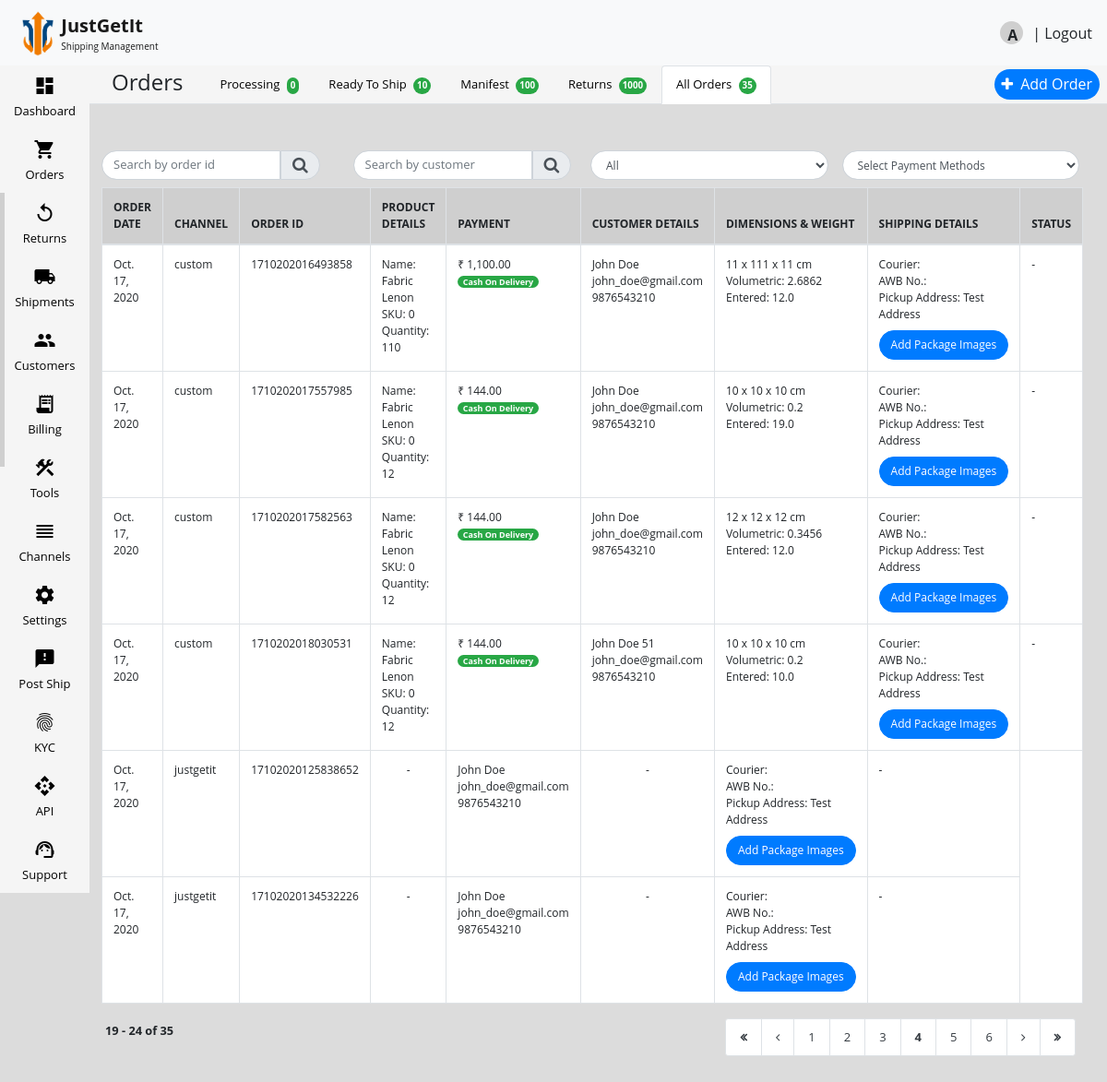
Page /ship/orders/?page=4 on the committed database.
### jgiship/models.py (models this page shows, shortened)
class Order(models.Model):
    id = models.IntegerField(primary_key=True)
    buyer = models.ForeignKey(Buyer, on_delete=models.DO_NOTHING, null=True, blank=True, related_name='buyer_order')
    order_date = models.DateField()
    order_channel = models.CharField(max_length=40)

class Product(models.Model):
    order = models.ForeignKey(Order, on_delete=models.CASCADE,  related_name='product_order')
    product_name = models.CharField(max_length=20)
    sku = models.IntegerField(null=True, blank=True)
    quantity = models.IntegerField()
    unit_price = models.FloatField()
    tax_rate = models.FloatField(null=True, blank=True)
    hsn = models.IntegerField(null=True, blank=True)
    discount = models.FloatField(null=True, blank=True)
    product_category = models.CharField(max_length=30, null=True, blank=True)
    payment_method = models.CharField(max_length=10)
    sub_total = models.FloatField()
    shipping_charge = models.FloatField(null=True, blank=True)
    giftwrap_charge = models.FloatField(null=True, blank=True)
    transaction_charge = models.FloatField(null=True, blank=True)
    extra_discount = models.FloatField(null=True, blank=True)
    total = models.CharField(max_length=20)

class Buyer(models.Model):
    user = models.ForeignKey(User, on_delete=models.DO_NOTHING)
    buyer_name = models.CharField(max_length=100)
    phone_number = models.IntegerField()
    alternate_phone_number = models.IntegerField(default=0, null=True, blank=True)
    email_id = models.EmailField(max_length=100)
    address_line1 = models.CharField(max_length=1000)
    address_line2 = models.CharField(max_length=1000)
    pincode = models.IntegerField()
    city = models.CharField(max_length=30)
    state = models.CharField(max_length=30)
    country = models.CharField(max_length=20)
    company_name = models.CharField(max_length=30, null=True, blank=True)
    same_billing_address = models.BooleanField(default=True)
    billing_buyer_name  = models.CharField(max_length=100)
    billing_phone_number = models.IntegerField()
    billing_email_id = models.EmailField(max_length=100)
    billing_address_line1 = models.CharField(max_length=1000)
    billing_address_line2 = models.CharField(max_length=1000)
    billing_pincode = models.IntegerField()
    billing_city = models.CharField(max_length=30)
    billing_state = models.CharField(max_length=30)
    billing_country = models.CharField(max_length=20)

class PackageMetrics(models.Model):
    order = models.ForeignKey(Order, on_delete=models.CASCADE, related_name='package_metrics_order')
    weight = models.FloatField()
    length = models.FloatField()
    width = models.FloatField()
    height = models.FloatField()
    volumetric_weight = models.CharField(max_length=20)
    package_id = models.CharField(max_length=10)

class SelectedAddress(models.Model):
    address = models.ForeignKey(PickupAddress, on_delete=models.CASCADE, related_name='pickupaddress')
    is_supplier_address = models.BooleanField(default=False)

class PickupAddress(models.Model):
    user = models.ForeignKey(User, on_delete=models.CASCADE, related_name='pickupaddress_order')
    address_nickname = models.CharField(max_length=20)
    contact_name = models.CharField(max_length=30)
    phone_number = models.IntegerField()
    address_line1 = models.CharField(max_length=1000)
    address_line2 = models.CharField(max_length=1000)
    pincode = models.IntegerField()
    city = models.CharField(max_length=20)
    state = models.CharField(max_length=30)
    email = models.EmailField(max_length=50)

### jgiship/views.py (the view)
# urls.py: path('orders/', views.orders, name='orders')
def orders(request):
    if 'phone_number' in request.GET and request.GET['phone_number']:
        phone_number = request.GET['phone_number']
        buyer_list = Buyer.objects.filter(phone_number=phone_number)
        buyer_id_list = []
        buyer_id_list.append(buyer_list)
        order_list = Order.objects.filter(buyer__in=buyer_id_list[0]).order_by('-order_date')
    elif 'payment_method' in request.GET and request.GET['payment_method']:
        payment_method = request.GET['payment_method']
        product_list = Product.objects.filter(payment_method=payment_method)
        payment_id_list = []
        payment_id_list.append(product_list)
        order_list = Order.objects.filter(product_order__in=payment_id_list[0]).order_by('-order_date')
    elif 'date_filter' in request.GET and request.GET['date_filter']:
        counter = request.GET['date_filter']
        date_filter = datetime.now() - timedelta(days=int(counter))
        order_list = Order.objects.filter(order_date__gte=date_filter).order_by('-order_date')
    else:
        order_list = Order.objects.all().order_by('-order_date')
    filter = OrderIdFilter(request.GET, queryset=order_list)
    order_filter = OrderIdFilter(request.GET, queryset=order_list).qs
    paginator = Paginator(order_filter, 6)
    page = request.GET.get('page')
    try:
        response = paginator.page(page)
    except PageNotAnInteger:
        response = paginator.page(1)
    except EmptyPage:
        response = paginator.page(paginator.num_pages)
    first_item_number = 6 * (response.number - 1) + 1
    context = {'title': 'Previous Orders',
                'process_order_active': False,
                'generate_pickup_page': False,
                'manifest_page': False,
                'order_id_filter': filter,
                'orders_page': True,
                'order_list':response,
                'page_size': 6,
                'first_item_number': first_item_number
                }
    return render(request, 'jgiship/orders.html', context)

### jgiship/templates/jgiship/orders.html (shortened to what this page needs)
{% extends 'jgiship/base.html' %}
{% load mathfilters %}
{% load humanize %}
{% block content %}
<div class="row mb-2">
    <div class="col-3">
        <div class="input-group md-form form-sm form-2">
            <form method="get" class="form-inline w-100" id="search_filter">
                <input type="text" name="id" placeholder="Search by order id" autocomplete="false"
                       class="form-control my-0 py-1 border-radius-left-30px font-12 w-80" id="id_id">
                <button class="input-group-text lighten-3 border-radius-right-30px font-18" type="submit">
                    <i class="fa fa-search text-grey" aria-hidden="true"></i>
                </button>
            </form>
        </div>
    </div>
    <div class="col-3">
        <div class="input-group md-form form-sm form-2">
            <form method="get" class="form-inline w-100" id="phone_number_filter">
                <input type="text" name="phone_number" placeholder="Search by customer" autocomplete="false"
                       class="form-control my-0 py-1 border-radius-left-30px font-12 w-80" id="id_phone_number">
                <button class="input-group-text lighten-3 border-radius-right-30px font-18" type="submit">
                    <i class="fa fa-search text-grey" aria-hidden="true"></i>
                </button>
            </form>
        </div>
    </div>
    <div class="col-3 pl-0">
        <div class="input-group md-form form-sm form-2">
            <form method="get" class="w-100" id="order_date_filter">
                <select class="form-control border-radius-30px font-12" name="date_filter"
                        onchange="this.form.submit()">
                    <option value="all">All</option>
                </select>
            </form>
        </div>
    </div>
    <div class="col-3 pl-0">
        <div class="input-group md-form form-sm form-2">
            <form method="get" class="w-100" id="payment_method_filter">
                <select class="form-control border-radius-30px font-12" name="payment_method"
                        onchange="this.form.submit()">
                    <option value="">Select Payment Methods</option>
                </select>
            </form>
        </div>
    </div>
</div>
<table id="orders_table" class="table table-bordered bg-white font-12">
    <thead>
    <tr class="bg-grey">
        <th>ORDER DATE</th>
        <th>CHANNEL</th>
        <th>ORDER ID</th>
        <th>PRODUCT DETAILS</th>
        <th>PAYMENT</th>
        <th>CUSTOMER DETAILS</th>
        <th>DIMENSIONS & WEIGHT</th>
        <th>SHIPPING DETAILS</th>
        <th>STATUS</th>
    </tr>
    </thead>
    <tbody>
    {% for order in order_list %}
    <tr>
        <td>{{order.order_date}}</td>
        <td>{{order.order_channel}}</td>
        <td>{{order.id}}</td>
        {% for product in order.product_order.all %}
        <td>
            Name: {{product.product_name}}<br>
            SKU: {{product.sku}}<br>
            Quantity: {{product.quantity}}
        </td>
        <td>
            ₹ {{product.total|floatformat:2|intcomma}}<br>
            <span class="badge bg-success text-white badge-pill">
                {% if product.payment_method == 'cod' %}Cash On Delivery{% else %}Prepaid{% endif %}
            </span>
        </td>
        {% empty %}
        <td class="text-center">-</td>
        {% endfor %}
        <td>
            {{order.buyer.buyer_name}}<br>
            {{order.buyer.email_id}}<br>
            {{order.buyer.phone_number}}
        </td>
        {% for package in order.package_metrics_order.all %}
        <td>
            {{package.length|floatformat:0}} x {{package.width|floatformat:0}} x {{package.height|floatformat:0}} cm<br>
            Volumetric: {{package.volumetric_weight}}<br>
            Entered: {{package.weight}}
        </td>
        {% empty %}
        <td class="text-center">-</td>
        {% endfor %}
        {% for address_list in order.buyer.user.pickupaddress_order.all %}
        {% for selected_address in address_list.pickupaddress.all %}
        {% if selected_address.is_supplier_address == True %}
        <td>
            Courier: <br>
            AWB No.: <br>
            Pickup Address: {{selected_address.address.address_nickname}}
            <input type="button" class="btn btn-primary font-12 border-radius-30px mt-2" value="Add Package Images">
        </td>
        {% endif %}
        {% endfor %}
        {% endfor %}
        <td>-</td>
    </tr>
    {% empty %}
    <tr class="text-center">
        <td colspan="9" class="py-5">No Order Data Available</td>
    </tr>
    {% endfor %}
    </tbody>
</table>
<div class="row mx-1">
    <div class="col-md-6 pl-0 mb-2">
        <b>
            {% if order_list.paginator.count > 0 %}
            <small class="font-bold">
                {{ first_item_number }}
                -
                {% if page_size|mul:order_list.number > order_list.paginator.count %}
                {{ order_list.paginator.count }}
                {% else %}
                {{ page_size|mul:order_list.number }}
                {% endif %}
                of
                {{ order_list.paginator.count }}
            </small>
            {% endif %}
        </b>
    </div>
    <div class="col-md-6 pr-0">
        <nav class="float-right">
            {% if order_list.paginator.count > page_size and order_list.paginator.count > 0 %}
            <ul class="pagination pagination-sm">
                {% if order_list.has_previous %}
                <li class="page-item">
                    <a class="page-link text-dark" href="?page=1">
                        <i class="fa fa-angle-double-left font-bold"></i>
                    </a>
                </li>
                <li class="page-item">
                    <a class="page-link text-dark" href="?page={{ order_list.previous_page_number }}"
                       tabindex="-1">
                        <i class="fa fa-angle-left"></i>
                    </a>
                </li>
                {% endif %}
                {% for page in order_list.paginator.page_range %}
                {% if page == order_list.number %}
                <li class="page-item disabled">
                    <a class="page-link text-dark bg-custom font-bold" href="#">
                        {{ page }}
                    </a>
                </li>
                {% elif page <= order_list.number|add:3 and page >= order_list.number|add:-3 %}
                <li class="page-item"><a class="page-link text-dark" href="?page={{ page }}">{{ page }}</a>
                </li>
                {% endif %}
                {% endfor %}
                {% if order_list.has_next %}
                <li class="page-item">
                    <a class="page-link text-dark" href="?page={{ order_list.next_page_number }}">
                        <i class="fa fa-angle-right"></i>
                    </a>
                </li>
                <li class="page-item">
                    <a class="page-link text-dark" href="?page={{ order_list.paginator.num_pages }}">
                        <i class="fa fa-angle-double-right font-bold"></i>
                    </a>
                </li>
                {% endif %}
            </ul>
            {% endif %}
        </nav>
    </div>
</div>
{% endblock %}

### static/css/style.css (style rules this page uses)
body { background: #DCDCDC!important; font-family: 'Open Sans',sans-serif!important; }
#menu ul { list-style-type:none; }
.font-bold { font-weight: bold!important; }
.float-right { float: right!important; }
#add_order_page input[type=text], input[type=password], input[type=email], input[type=number], input[type=date], input[type=file], select, button { border-radius: 30px!important; font-size: 13px!important; }
::placeholder { font-size: 13px!important; }
select { font-size: 13px!important; }
.font-12 { font-size: 12px!important; }
.font-18 { font-size: 18px!important; }
.w-80 { width: 80%!important; }
.bg-grey { background: #cfcfcf!important; }
.border-radius-30px { border-radius: 30px!important; }
.border-radius-left-30px { border-radius: 30px 0px 0px 30px!important; }
.border-radius-right-30px { border-radius: 0px 30px 30px 0px!important; }

### static/css/map.css (style rules this page uses)
html, body { height: 100%; margin: 0; padding: 0; }

### rows in the picture
Order: order_date "Oct. 17, 2020", order_channel "custom", id "1710202016493858", buyer.buyer_name "John Doe", buyer.email_id "john_doe@gmail.com", buyer.phone_number "9876543210"
Product: product_name "Fabric Lenon", sku "0", quantity "110", total "1,100.00", payment_method "Cash On Delivery"
PackageMetrics: length "11", width "111", height "11", volumetric_weight "2.6862", weight "12.0"
SelectedAddress: address.address_nickname "Test Address"
Order: order_date "Oct. 17, 2020", order_channel "custom", id "1710202017557985", buyer.buyer_name "John Doe", buyer.email_id "john_doe@gmail.com", buyer.phone_number "9876543210"
Product: product_name "Fabric Lenon", sku "0", quantity "12", total "144.00", payment_method "Cash On Delivery"
PackageMetrics: length "10", width "10", height "10", volumetric_weight "0.2", weight "19.0"
Order: order_date "Oct. 17, 2020", order_channel "custom", id "1710202017582563", buyer.buyer_name "John Doe", buyer.email_id "john_doe@gmail.com", buyer.phone_number "9876543210"
Product: product_name "Fabric Lenon", sku "0", quantity "12", total "144.00", payment_method "Cash On Delivery"
PackageMetrics: length "12", width "12", height "12", volumetric_weight "0.3456", weight "12.0"
Order: order_date "Oct. 17, 2020", order_channel "custom", id "1710202018030531", buyer.buyer_name "John Doe 51", buyer.email_id "john_doe@gmail.com", buyer.phone_number "9876543210"
Product: product_name "Fabric Lenon", sku "0", quantity "12", total "144.00", payment_method "Cash On Delivery"
PackageMetrics: length "10", width "10", height "10", volumetric_weight "0.2", weight "10.0"
Order: order_date "Oct. 17, 2020", order_channel "justgetit", id "17102020125838652", buyer.buyer_name "John Doe", buyer.email_id "john_doe@gmail.com", buyer.phone_number "9876543210"
Order: order_date "Oct. 17, 2020", order_channel "justgetit", id "17102020134532226", buyer.buyer_name "John Doe", buyer.email_id "john_doe@gmail.com", buyer.phone_number "9876543210"

### other values in the picture
{{ request.user|make_list|first }} "A"
{{ order_list.paginator.count }} "35"
{{ first_item_number }} "19"
{{ page_size|mul:order_list.number }} "24"
{{ page }} "1" "2" "3" "5" "6"
{{ page }} "4"
